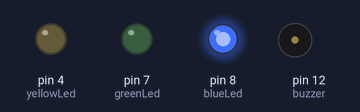
Bench run of a sketch on a simulated Arduino Uno, built with avr-gcc and run on an emulated ATmega328P. On the bench: output pins drawn as LEDs (lit = HIGH), buzzer (waves = sounding).

Above: at 0.5 s.
At 2.5 s:
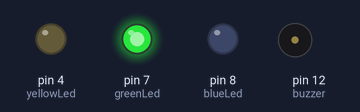
At 4.5 s:
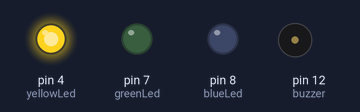
At 6.5 s:
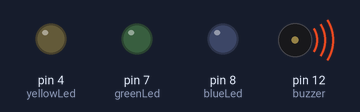
At 9.5 s:
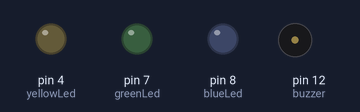
Timing chart, 0 to 10.4 s (numbered marks = the images above):
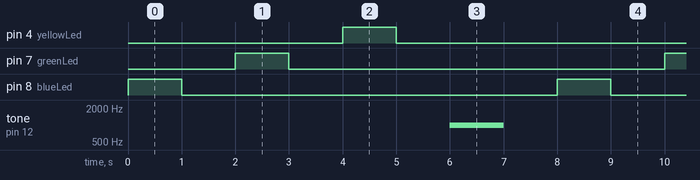

Measured:
- by itself, pin 4 (yellowLed), pin 7 (greenLed), pin 8 (blueLed): alternates HIGH for 1.0 s and LOW for 7.0 s
- by itself, tone on pin 12 (buzzer): alternates 1000 Hz for 1.0 s and silent for 7.0 s

The sketch:

main.ino
```cpp
/**
 * @file main.ino
 * @author fermeridamagni
 * @date 2025-10-22
 * @description Simple LED sequence controller with buzzer. Cycles through blue, green, and yellow LEDs with 1-second delays, and generates a 1KHz tone on the buzzer.
 */

const int blueLed = 8;
const int greenLed = 7;
const int yellowLed = 4;

const int buzzer = 12;

void setup() {
  Serial.begin(115200);

  pinMode(blueLed, OUTPUT);
  pinMode(greenLed, OUTPUT);
  pinMode(yellowLed, OUTPUT);
  pinMode(buzzer, OUTPUT);
}

void loop() {
  digitalWrite(blueLed, HIGH);
  delay(1000);
  digitalWrite(blueLed, LOW);
  delay(1000);

  digitalWrite(greenLed, HIGH);
  delay(1000);
  digitalWrite(greenLed, LOW);
  delay(1000);

  digitalWrite(yellowLed, HIGH);
  delay(1000);
  digitalWrite(yellowLed, LOW);
  delay(1000);

  tone(buzzer, 1000); // Send 1KHz sound signal...
  delay(1000);        // ...for 1 sec
  noTone(buzzer);     // Stop sound...
  delay(1000);        // ...for 1 sec
}
```
